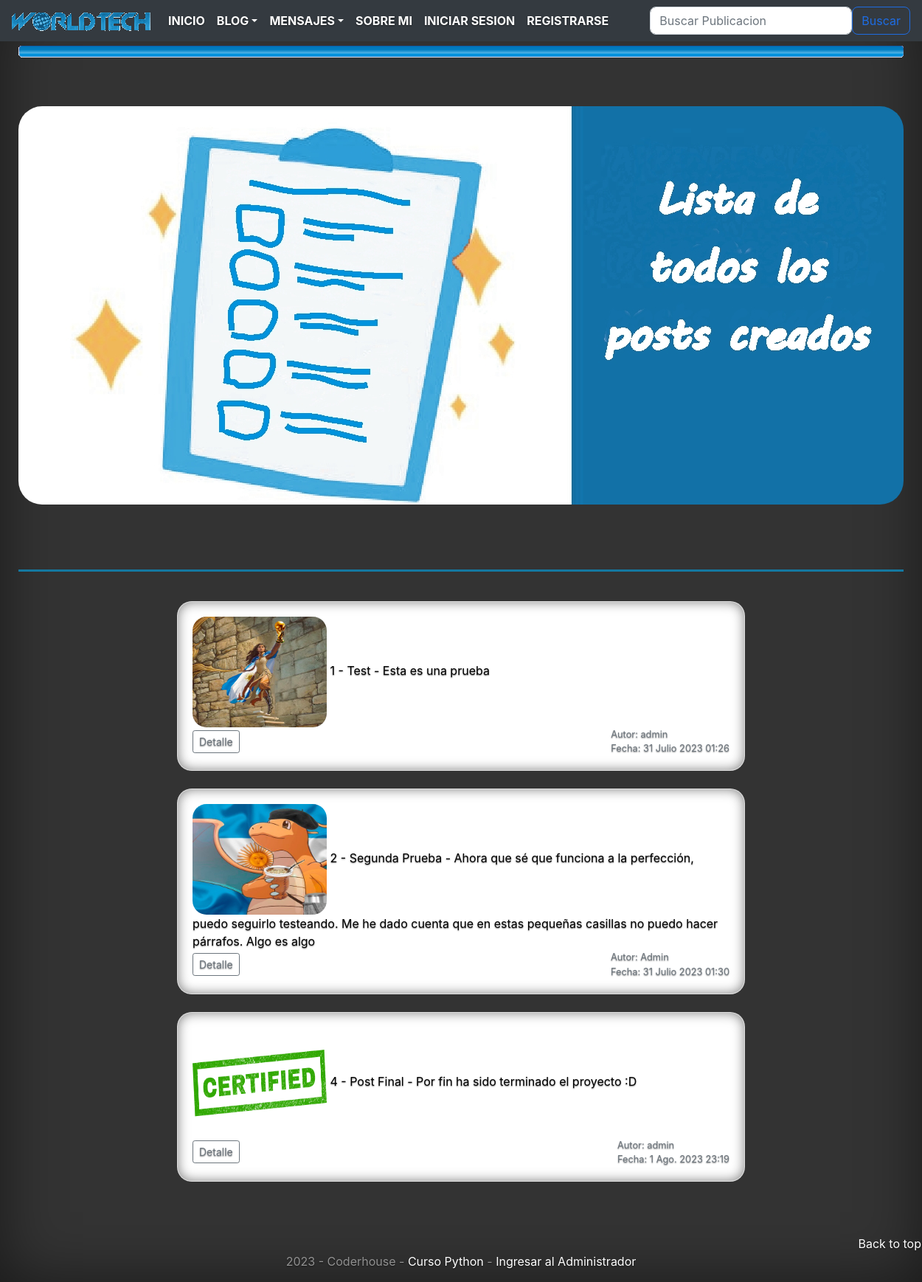
The app's page /lista/articulos/ with its own data.
### Worldtech/models.py (models this page shows, shortened)
class Articulo(models.Model):
    titulo_articulo = models.CharField(max_length = 100)
    autor = models.ForeignKey(to = User, on_delete = models.CASCADE, related_name ="Autor")
    fecha_de_creacion = models.DateTimeField(auto_now_add = True)
    imagen_principal = models.ImageField(upload_to = "publicaciones", null = True, blank = True)
    breve_descripcion = models.CharField(max_length = 200)
    descripcion_articulo_inicio = models.CharField(max_length = 1000)
    imagen_1_de_nota = models.ImageField(upload_to = "publicaciones", null = True, blank = True)
    descripcion_articulo_desarrollo = models.CharField(max_length = 1000)
    imagen_2_de_nota = models.ImageField(upload_to = "publicaciones", null = True, blank = True)
    descripcion_articulo_conclusion = models.CharField(max_length = 1000)
    @property
    def imagen_principal_url(self):
        return self.imagen_principal.url if self.imagen_principal else ''

### Worldtech/views.py (the view)
# urls.py: path('lista/articulos/', ArticuloList.as_view(), name = "lista-articulos"),
class ArticuloList(ListView):
    model = Articulo
    context_object_name = "articulos"

### Worldtech/templates/WorldTech/articulo_list.html (shortened to what this page needs)
{% extends "Worldtech/base_navbar.html" %}
{% load static %}
{% block principal %}
<main role="main" class="inner cover">
    <div style="margin-top:40px">
        <br>
        <center><img src="{% static 'Worldtech/assets/img/lista.jpg' %}" alt="centered image" height="540" width="1200" style="border-radius: 2em;"> </center>
        <br>
        <br>
        <br>
        <hr class="featurette-divider">
        <br>
        {% if articulos %}
        {% for articulo in articulos %}
        <div class="d-flex justify-content-center">
            <div class="col-md-8">
                <div class="card mb-4 box-shadow">
                    <div class="card-body">
                        <div class="card-text">
                            <img class="card-img" src="{{ articulo.imagen_principal_url }}" data-holder-rendered="true" style="height: 150px; width: 25%;">
                            {{articulo.id}} - {{articulo.titulo_articulo}} - {{articulo.breve_descripcion}}
                        </div>
                        <div class="d-flex justify-content-between align-items-center">
                            <div class="btn-group">
                                <a class="btn btn-sm btn-outline-secondary" href="{% url 'detalle-articulo' articulo.id %}">Detalle</a>
                            </div>
                            <small class="text-muted">
                                Autor: {{ articulo.autor }}<br>
                                Fecha: {{ articulo.fecha_de_creacion }}
                            </small>
                        </div>
                    </div>
                </div>
            </div>
        </div>
        {% endfor %}
        {% endif %}
    </div>
</main>
{% endblock %}

### Worldtech/static/Worldtech/css/cover.css (style rules this page uses)
a, a:focus, a:hover { color: #fff; }
html, body { height: 100%; background-color: #333; }
body { display: -ms-flexbox; display: -webkit-box; display: flex; -ms-flex-pack: center; -webkit-box-pack: center; justify-content: center; color: #fff; text-shadow: 0 .05rem .1rem rgba(0, 0, 0, .5); box-shadow: inset 0 0 5rem rgba(0, 0, 0, .5); }
.cover { padding: 0 1.5rem; }
.card-text { color: black; }
.card { position: relative; display: -webkit-box; display: -ms-flexbox; display: flex; -webkit-box-orient: vertical; -webkit-box-direction: normal; -ms-flex-direction: column; flex-direction: column; min-width: 0; word-wrap: break-word; background-color: #fff; background-clip: border-box; color: goldenrod; border: 1px solid rgba(0,0,0,.125); border-radius: 1.25rem; text-shadow: 0 0.05rem 0.1rem rgba(0, 0, 0, .5); box-shadow: inset 0 0 1rem rgba(0, 0, 0, .5); }
img { vertical-align: middle; border-style: none; }
.card-img { width: 100%; border-radius: calc(1.25rem - 1px); }
hr { margin-top: 1rem; margin-bottom: 1rem; border: 0; border-top: 3px solid rgb(20, 120, 160); }
hr { box-sizing: content-box; height: 0; overflow: visible; }

### records on screen
Articulo: imagen_principal_url (picture), id "1", titulo_articulo "Test", breve_descripcion "Esta es una prueba", autor "admin", fecha_de_creacion "31 Julio 2023 01:26"
Articulo: imagen_principal_url (picture), id "2", titulo_articulo "Segunda Prueba", breve_descripcion "Ahora que sé que funciona a la perfección, puedo seguirlo testeando. Me he dado cuenta que en estas pequeñas casillas no puedo hacer párrafos. Algo es algo", autor "Admin", fecha_de_creacion "31 Julio 2023 01:30"
Articulo: imagen_principal_url (picture), id "4", titulo_articulo "Post Final", breve_descripcion "Por fin ha sido terminado el proyecto :D", autor "admin", fecha_de_creacion "1 Ago. 2023 23:19"
